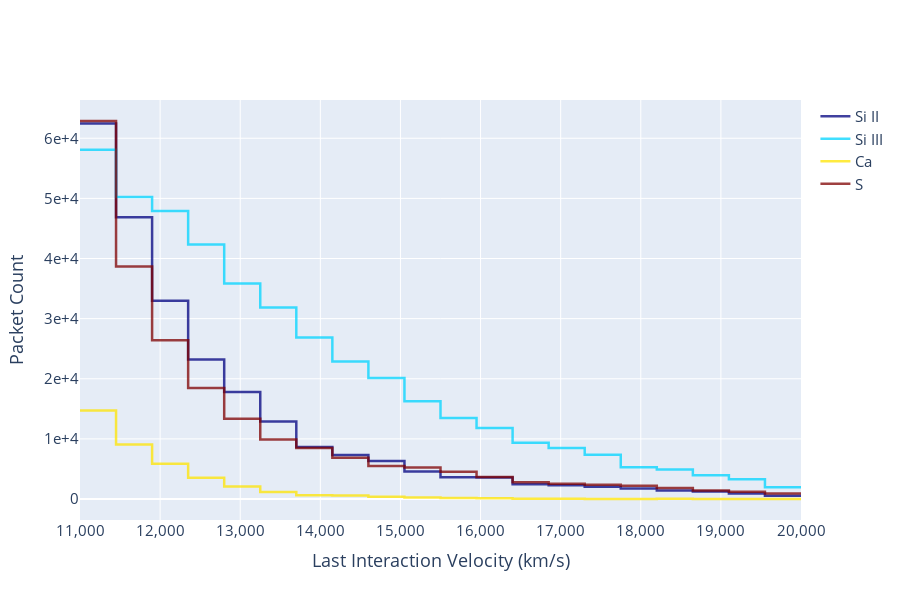

Source (notebook cell):
### Markdown cell above
### Choosing what elements/ions to plot

You can pass a `species_list` for the species you want plotted in the Last Interaction Velocity Plot. Valid options include elements (e.g., Si), ions (specified in Roman numeral format, e.g., Si II), a range of ions (e.g., Si I-III), or any combination of these.

### Code cell
plotter.generate_plot_ply(species_list = ["Si I-III", "Ca", "S"])
